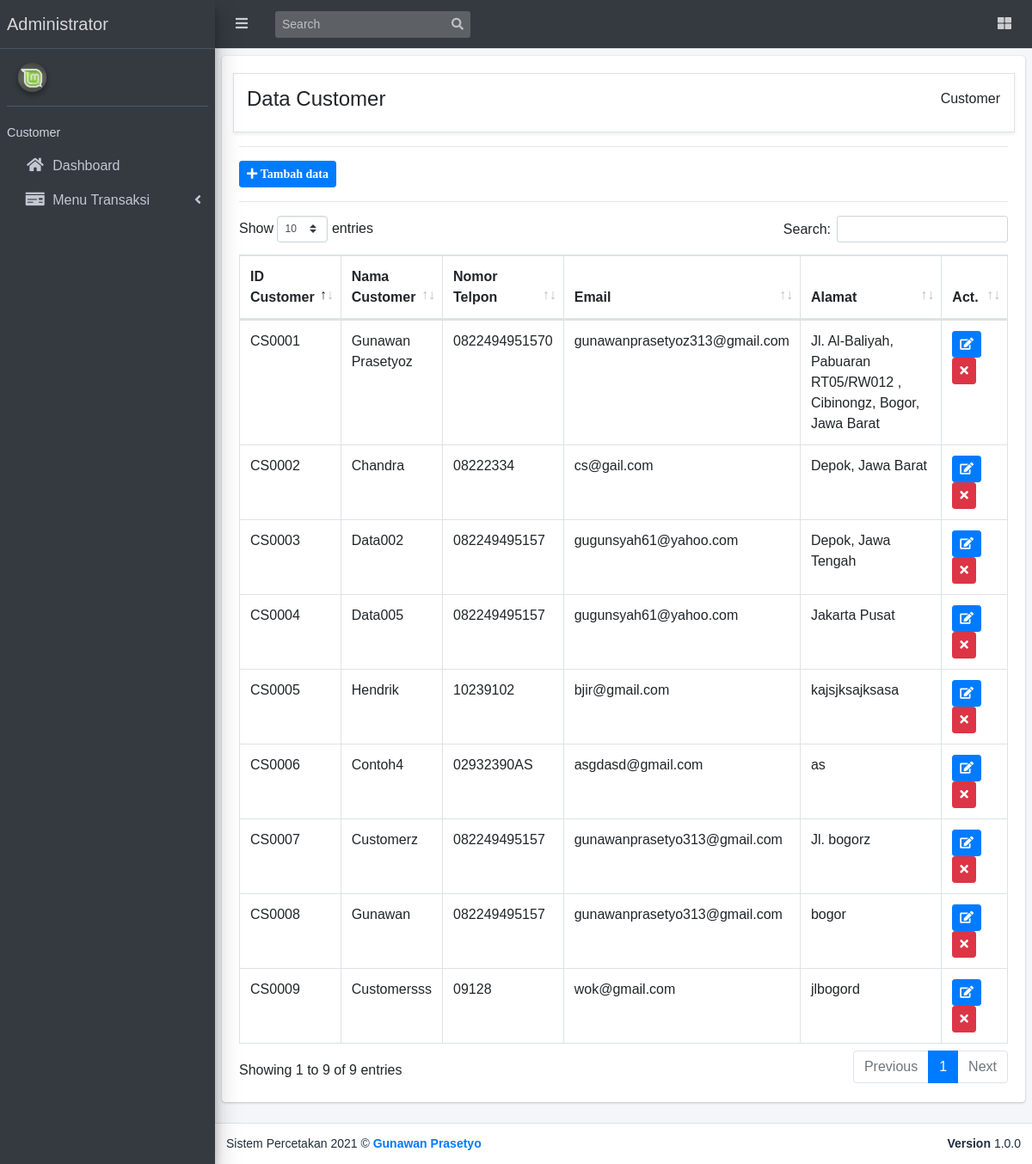
The app's page /Data_Customer/v_customer.php with its own data.
### tables this page shows
CREATE TABLE `customer` (
  `id_customer` varchar(100) NOT NULL,
  `nama_customer` varchar(100) NOT NULL,
  `no_telp` varchar(100) NOT NULL,
  `alamat` varchar(100) NOT NULL,
  `email` varchar(100) NOT NULL,
  `password` varchar(100) NOT NULL
);

### Data_Customer/v_customer.php (the view)
<?php $menu = "CS_Customer"; ?>
<?php include "../header.php"; ?>
<div class="content-wrapper p-2">
    <div class="card">
        <div class="card-body table-responsive">
            <div class="row content-header border shadow-sm">
                <div class="col-md-6">
                    <h4>Data Customer</h4>
                </div>
                <div class="col-md-6">
                    <ol class="breadcrumb float-md-right">
                        <li class="breadcrumb-item">Customer</li>
                    </ol>
                </div>
            </div>
            <hr>
            <a href="v_customer_add.php" class="btn btn-sm btn-primary"><i class="fas fa-plus"> Tambah data</i></a><hr>
            <table class="table table-bordered table-hover" id="example1">
                <thead>
                    <tr>
                        <th>ID Customer</th>
                        <th>Nama Customer</th>
                        <th>Nomor Telpon</th>
                        <th>Email</th>
                        <th width="300px">Alamat</th>
                        <th width="50px">Act.</th>
                    </tr>
                </thead>
                <tbody>
                <?php
                    $qcs = mysqli_query($koneksi, "SELECT * FROM customer");
                    while($dcs=mysqli_fetch_array($qcs)){ ?>
                    <tr>
                        <td><?= $dcs['id_customer']; ?></td>
                        <td><?= $dcs['nama_customer']; ?></td>
                        <td><?= $dcs['no_telp']; ?></td>
                        <td><?= $dcs['email']; ?></td>
                        <td><?= $dcs['alamat']; ?></td>
                        <td>
                            <a href="v_customer_upd.php?id=<?= $dcs['id_customer'] ?>" class="btn btn-primary btn-sm"><i class="fas fa-edit"></i></a>
                            <a href="Code_Customer/c_customer_del.php?id=<?= $dcs['id_customer'] ?>" class="btn btn-danger btn-sm"><i class="fas fa-times"></i></a>
                        </td>
                    </tr>
                    <?php }?>
                </tbody>
            </table>
        </div>
    </div>
</div>
<?php include "../footer.php"; ?>

### header.php (shortened to what this page needs)
<!DOCTYPE html>
<html lang="en">
<head>
  <link rel="stylesheet" href="../plugins/fontawesome-free/css/all.min.css">
  <link rel="stylesheet" href="https://code.ionicframework.com/ionicons/2.0.1/css/ionicons.min.css">
  <link rel="stylesheet" href="../plugins/datatables-bs4/css/dataTables.bootstrap4.min.css">
  <link rel="stylesheet" href="../plugins/datatables-responsive/css/responsive.bootstrap4.min.css">
  <link rel="stylesheet" href="../plugins/sweetalert2-theme-bootstrap-4/bootstrap-4.min.css">
  <link rel="stylesheet" href="../plugins/toastr/toastr.min.css">
  <link rel="stylesheet" href="../plugins/select2/css/select2.min.css">
  <link rel="stylesheet" href="../plugins/select2-bootstrap4-theme/select2-bootstrap4.min.css">
  <link rel="stylesheet" href="../dist/css/adminlte.min.css">
</head>
<body class="hold-transition sidebar-mini layout-fixed layout-navbar-fixed">
<div class="wrapper">
  <nav class="main-header navbar navbar-expand navbar-dark">
    <ul class="navbar-nav">
      <li class="nav-item">
        <a class="nav-link" data-widget="pushmenu" href="#" role="button"><i class="fas fa-bars"></i></a>
      </li>
    </ul>
    <form class="form-inline ml-3">
      <div class="input-group input-group-sm">
        <input class="form-control form-control-navbar" type="search" placeholder="Search" aria-label="Search">
        <div class="input-group-append">
          <button class="btn btn-navbar" type="submit">
            <i class="fas fa-search"></i>
          </button>
        </div>
      </div>
    </form>
    <ul class="navbar-nav ml-auto">
      <li class="nav-item dropdown">
        <a class="nav-link" data-toggle="dropdown" href="#">
          <i class="fas fa-th-large "></i>
        </a>
      </li>
    </ul>
  </nav>
  <aside class="main-sidebar sidebar-dark-primary elevation-4">
    <a href="index3.html" class="brand-link">
      <span class="brand-text font-weight-light">Administrator</span>
    </a>
    <div class="sidebar">
      <div class="user-panel mt-3 pb-3 mb-3 d-flex">
        <div class="image">
          <img src="../dist/img/linux1.jpg" class="img-circle elevation-2" alt="User Image">
        </div>
        <div class="info">
        </div>
      </div>
      <?php if($_SESSION['level']=="CS") {?>
        <nav class="mt-2">
          <ul class="nav nav-pills nav-sidebar flex-column nav-legacy" data-widget="treeview" role="menu" data-accordion="false">
            <li class="nav-header"><?= $_SESSION['level'] == "CS" ? "Customer Service" : "Designer"; ?></li>
            <li class="nav-item has-treeview <?= $menu == "CS_Index" ? 'menu-open' : '' ?>">
              <a href="../Data_Transaksi/dashboard.php" class="nav-link <?= $menu == "CS_Index" ? 'active' : '' ?>">
                <i class="nav-icon fas fa-home"></i>
                <p> Dashboard</p>
              </a>
            </li>
            <li class="nav-item has-treeview <?= $menu == "CS_Transaksi" ? 'menu-open' : '' ?>">
              <a href="#" class="nav-link <?= $menu == "CS_Transaksi" ? 'active' : '' ?>">
                <i class="nav-icon fas fa-money-check"></i>
                <p>
                  Transaksi
                  <i class="right fas fa-angle-left"></i>
                </p>
              </a>
              <ul class="nav nav-treeview p-1">
                <li class="nav-item mb-1">
                  <a href="../Data_Transaksi/v_transaksi.php" class="nav-link <?= $menu == "CS_Transaksi" ? 'bg-info rounded' : '' ?>">
                    <i class="fas fa-bars nav-icon"></i>
                    <p>Data Transaksi</p>
                  </a>
                </li>
              </ul>
            </li>
            <li class="nav-item has-treeview <?= $menu == "CS_Produk" || $menu == "CS_Bahan" ? 'menu-open' : '' ?>">
              <a href="#" class="nav-link <?= $menu == "CS_Produk" || $menu == "CS_Bahan" ? 'active' : '' ?>">
                <i class="nav-icon fas fa-drafting-compass"></i>
                <p>
                  Produk
                  <i class="right fas fa-angle-left"></i>
                </p>
              </a>
              <ul class="nav nav-treeview p-1">
                <li class="nav-item mb-1">
                  <a href="../Data_Produk/v_produk.php" class="nav-link <?= $menu == "CS_Produk" ? 'bg-info rounded' : '' ?>">
                    <i class="fas fa-bars nav-icon"></i>
                    <p>Data Produk</p>
                  </a>
                </li>
                <li class="nav-item mb-1">
                  <a href="../Data_Produk/v_bahan.php" class="nav-link <?= $menu == "CS_Bahan" ? 'bg-info rounded' : '' ?>">
                    <i class="fas fa-bars nav-icon"></i>
                    <p>Data Bahan</p>
                  </a>
                </li>
              </ul>
            </li>
            <li class="nav-item has-treeview <?= $menu == "CS_Customer" ? 'menu-open' : '' ?>">
              <a href="#" class="nav-link <?= $menu == "CS_Customer" ? 'active' : '' ?>">
                <i class="nav-icon fas fa-user"></i>
                <p>
                  Customer
                  <i class="right fas fa-angle-left"></i>
                </p>
              </a>
              <ul class="nav nav-treeview p-1">
                <li class="nav-item mb-1">
                  <a href="../Data_Customer/v_customer.php" class="nav-link <?= $menu == "CS_Customer" ? 'bg-info rounded' : '' ?>">
                    <i class="fas fa-bars nav-icon"></i>
                    <p>Data Customer</p>
                  </a>
                </li>
              </ul>
            </li>
            <li class="nav-item has-treeview <?= $menu == "CS_Konfigurasi" ? 'menu-open' : '' ?>">
              <a href="#" class="nav-link <?= $menu == "CS_Konfigurasi" ? 'active' : '' ?>">
                <i class="nav-icon fas fa-user"></i>
                <p>
                  Konfigurasi
                  <i class="right fas fa-angle-left"></i>
                </p>
              </a>
              <ul class="nav nav-treeview p-1">
                <li class="nav-item mb-1">
                  <a href="../Data_Konfigurasi/v_konfigurasi.php" class="nav-link <?= $menu == "CS_Konfigurasi" ? 'bg-info rounded' : '' ?>">
                    <i class="fas fa-bars nav-icon"></i>
                    <p>Data Konfigurasi</p>
                  </a>
                </li>
              </ul>
            </li>
          </ul>
        </nav>
      <?php }else{ ?>
        <nav class="mt-2">
          <ul class="nav nav-pills nav-sidebar flex-column nav-legacy" data-widget="treeview" role="menu" data-accordion="false">
            <li class="nav-header">Customer</li>
            <li class="nav-item has-treeview <?= $menu == "ON_CS" ? 'menu-open' : '' ?>">
              <a href="dashboard_customer.php" class="nav-link <?= $menu == "ON_CS" ? 'active' : '' ?>">
                <i class="nav-icon fas fa-home"></i>
                <p> Dashboard</p>
              </a>
            </li>
            <li class="nav-item has-treeview <?= $menu == "ON_TR" || $menu == "ON_DTR" || $menu == "CS_Transaksi" ?  'menu-open' : '' ?>">
              <a href="#" class="nav-link <?= $menu == "ON_TR" || $menu == "ON_DTR" || $menu == "CS_Transaksi" ?  'active' : '' ?>">
                <i class="nav-icon fas fa-money-check"></i>
                <p>
                  Menu Transaksi
                  <i class="right fas fa-angle-left"></i>
                </p>
              </a>
            </li>
          </ul>
        </nav>
      <?php } ?>
    </div>
  </aside>

### footer.php (shortened to what this page needs)
  <footer class="main-footer text-sm bg-white">
    Sistem Percetakan <?= date('Y') ?>  &copy; <strong><a href="#">Gunawan Prasetyo</a> </strong>
    <div class="float-right d-none d-sm-inline-block">
      <b>Version</b> 1.0.0
    </div>
  </footer>
</div>
</body>
</html>

### header.php (style rules this page uses)
body { font-family:Arial, Helvetica, sans-serif; }

### records on screen
customer: id_customer "CS0001", nama_customer "Gunawan Prasetyoz", no_telp "0822494951570", email "gunawanprasetyoz313@gmail.com", alamat "Jl. Al-Baliyah, Pabuaran RT05/RW012 , Cibinongz, Bogor, Jawa Barat"
customer: id_customer "CS0002", nama_customer "Chandra", no_telp "08222334", email "cs@gail.com", alamat "Depok, Jawa Barat"
customer: id_customer "CS0003", nama_customer "Data002", no_telp "082249495157", email "gugunsyah61@yahoo.com", alamat "Depok, Jawa Tengah"
customer: id_customer "CS0004", nama_customer "Data005", no_telp "082249495157", email "gugunsyah61@yahoo.com", alamat "Jakarta Pusat"
customer: id_customer "CS0005", nama_customer "Hendrik", no_telp "10239102", email "bjir@gmail.com", alamat "kajsjksajksasa"
customer: id_customer "CS0006", nama_customer "Contoh4", no_telp "02932390AS", email "asgdasd@gmail.com", alamat "as"
customer: id_customer "CS0007", nama_customer "Customerz", no_telp "082249495157", email "gunawanprasetyo313@gmail.com", alamat "Jl. bogorz"
customer: id_customer "CS0008", nama_customer "Gunawan", no_telp "082249495157", email "gunawanprasetyo313@gmail.com", alamat "bogor"
customer: id_customer "CS0009", nama_customer "Customersss", no_telp "09128", email "wok@gmail.com", alamat "jlbogord"
